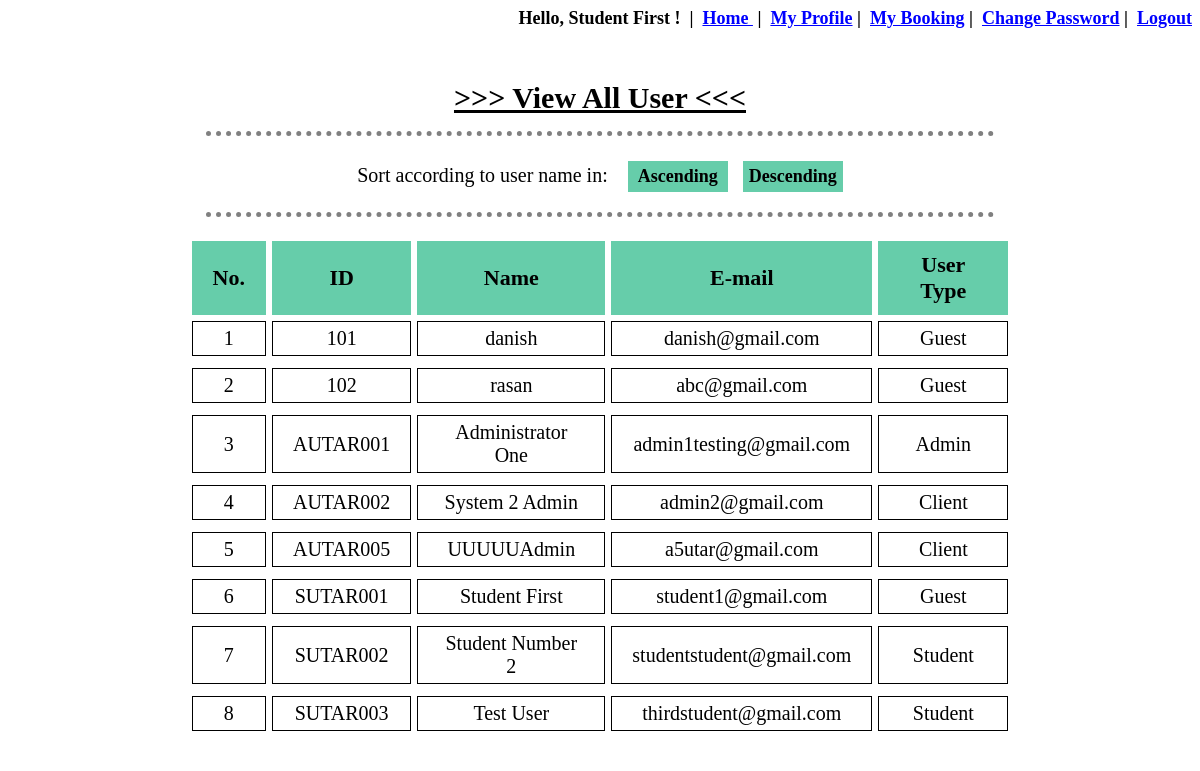
Page /user_manage_view.php (signed in) on the committed database.
### tables this page shows
CREATE TABLE `user_details` (
  `UserNo` int(10) NOT NULL,
  `UserID` varchar(10) NOT NULL,
  `UserFullName` varchar(80) NOT NULL,
  `UserPassword` varchar(12) NOT NULL,
  `UserType` varchar(11) NOT NULL,
  `UserEmail` varchar(50) NOT NULL,
  `UserImage` longblob NOT NULL,
  `UserImageName` varchar(50) NOT NULL
);

### user_manage_view.php (the view, shortened to what this page needs)
<?php
	include "database/connect.php";
	include 'session.php';
?>
<!DOCTYPE html>
<html>
<head>
</head>
<body background="image\bg.png">
	<div id="view" align="center">
		<br>
		<p><span style="text-decoration: underline;font-weight: 900;font-size: 30px"> >>> View All User <<< </span></p>
		<hr>
		<form action="user_manage_view.php" method="POST" style="font-size: 20px;">
			Sort according to user name in: &nbsp;&nbsp;
			<input type="submit" name="ascending" value="Ascending">&nbsp;&nbsp;
			<input type="submit" name="descending" value="Descending">
		</form>
		<hr>
		<table align="center" cellpadding="20px" cellspacing="6px">
			<tr>
				<th>No.</th>
				<th>ID</th>
				<th>Name</th>
				<th>E-mail</th>
				<th>User Type</th>
			</tr>
			<?php
				if (isset($_POST['ascending'])) {
					$count=0;
					$conn = mysqli_connect($servername, $username, $password, $dbname);
					$read_user = "SELECT * FROM user_details ORDER BY UserFullName ASC";
					$result_read_user = mysqli_query($conn, $read_user);
					if(mysqli_num_rows($result_read_user)>0){
						while($row = mysqli_fetch_array($result_read_user, MYSQLI_ASSOC)){
							$count=$count+1;
							echo "<tr>";
							echo "<td>".$count."</td>";
							echo "<td>".$row['UserID']."</td>";
							echo "<td>".$row['UserFullName']."</td>";
							echo "<td>".$row['UserEmail']."</td>";
							echo "<td>".$row['UserType']."</td>";
							echo "<tr>";
						}
					}
				}
				else{
					$count=0;
					$conn = mysqli_connect($servername, $username, $password, $dbname);
					$read_user = "SELECT * FROM user_details ORDER BY UserID ASC";
					$result_read_user = mysqli_query($conn, $read_user);
					if(mysqli_num_rows($result_read_user)>0){
						while($row = mysqli_fetch_array($result_read_user, MYSQLI_ASSOC)){
							$count=$count+1;
							echo "<tr>";
							echo "<td>".$count."</td>";
							echo "<td>".$row['UserID']."</td>";
							echo "<td>".$row['UserFullName']."</td>";
							echo "<td>".$row['UserEmail']."</td>";
							echo "<td>".$row['UserType']."</td>";
							echo "<tr>";
						}
					}
				}
			?>
		</table>
	</div>
</body>
</html>

### user_manage_view.php (style rules this page uses)
form { margin-left: 60px; margin-top: 15px; margin-right: 60px; }
table { max-width:1200px; margin-bottom:50px; margin-left:auto; margin-right:auto; background-color: white; text-align:center; }
th { background-color: #66CDAA; border:1px solid #66CDAA; font-size: 22px; text-align: center; padding-top: 10px ; padding-bottom: 10px ; }
td { border:1px solid black; font-size: 20px; font-family: Times New Roman; text-align: center; padding-top: 5px ; padding-bottom: 5px ; }
input[type=submit] { padding: 5px; color: black; border: none; background-color: #66CDAA; font-weight: 700; font-family: Times New Roman; font-size: 18px; text-align: center; width: 100px; }
div { margin: auto; padding-bottom: 1px; width: 70%; background-color: white; }
hr { border-top: 5px dotted grey; border-bottom: none; border-left: none; border-right: none; width: 95%; padding-top: 10px }

### rows in the picture
user_details: UserID "101", UserFullName "danish", UserEmail "danish@gmail.com", UserType "Guest"
user_details: UserID "102", UserFullName "rasan", UserEmail "abc@gmail.com", UserType "Guest"
user_details: UserID "AUTAR001", UserFullName "Administrator One", UserEmail "admin1testing@gmail.com", UserType "Admin"
user_details: UserID "AUTAR002", UserFullName "System 2 Admin", UserEmail "admin2@gmail.com", UserType "Client"
user_details: UserID "AUTAR005", UserFullName "UUUUUAdmin", UserEmail "a5utar@gmail.com", UserType "Client"
user_details: UserID "SUTAR001", UserFullName "Student First", UserEmail "student1@gmail.com", UserType "Guest"
user_details: UserID "SUTAR002", UserFullName "Student Number 2", UserEmail "studentstudent@gmail.com", UserType "Student"
user_details: UserID "SUTAR003", UserFullName "Test User", UserEmail "thirdstudent@gmail.com", UserType "Student"

### other values in the picture
$_SESSION['UserFullName'] "Student First"
